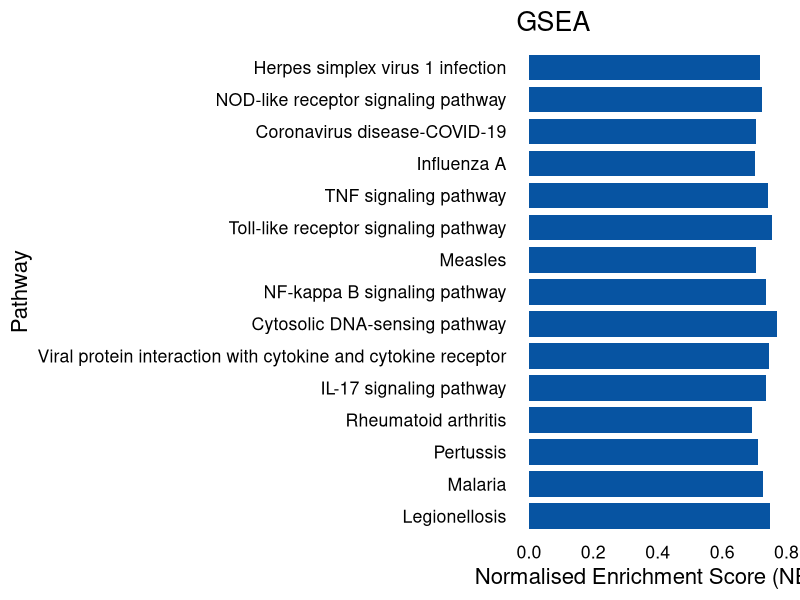
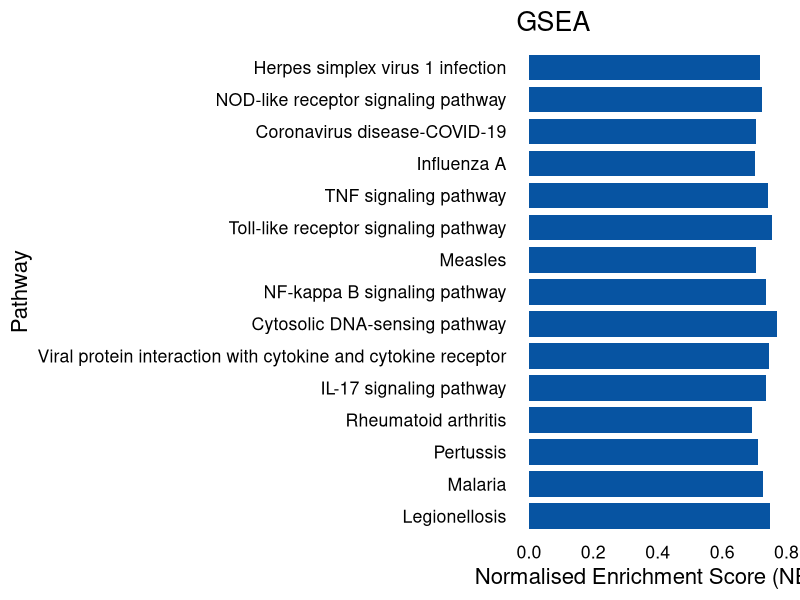

R code for these plots, in order:
# Install/load packages -------------------------------------------------------------------------
install.packages("ggplot2")
install.packages("dplyr")
library(ggplot2)
library(dplyr)


# Load iDEP pathway data ----
pathwaydata <- read.csv("GSE19496_Sig_Pathways.csv", stringsAsFactors = FALSE)

names(pathwaydata)

Pathway <- pathwaydata %>%
  rename(
    pathway = matches("Pathways"),   
    NES     = NES,
    pval    = adj.Pval)

top15_Pathway <- head(Pathway[order(Pathway$pval), ], 15)
top15_Pathway

# Bar chart of NES for top15 ----------------------------------------------------------------
ggplot(top15_Pathway, aes(x = NES, y = reorder(pathway, -pval), fill = factor(sign(NES)))) +
  geom_bar(stat = "identity", width = 0.8) +
  labs(title = "GSEA", x = "Normalised Enrichment Score (NES)", y = "Pathway") +
  theme_minimal(base_size = 16) +
  scale_fill_manual(values = c("#0754A2", "#B10029"), guide = "none") +
  scale_y_discrete(labels = function(x) gsub("^KEGG_", "", x)) +
  theme(axis.text = element_text(color = "black"),
        axis.title = element_text(color = "black"),
        panel.grid.major = element_blank(),
        panel.grid.minor = element_blank())

# Save ---------------------------------------------------------------------------------
ggsave("GSE19496_top15_GSEA NES plot.pdf", width = 16, height = 12)
